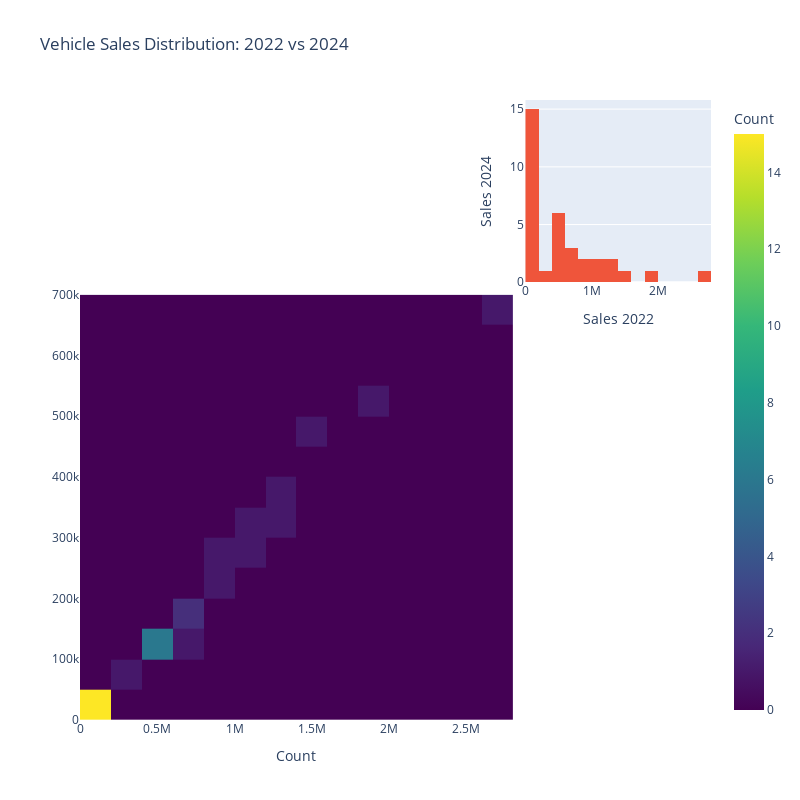

Source (notebook cell):
### Code cell
import plotly.express as px
import plotly.graph_objects as go
from plotly.subplots import make_subplots

# Create the main scatter plot
fig = make_subplots(
  rows=2, cols=2,
  column_widths=[0.7, 0.3],
  row_heights=[0.3, 0.7],
  vertical_spacing=0.02,
  horizontal_spacing=0.02,
  specs=[[None, {"type": "histogram"}],
       [{"type": "histogram2d"}, None]]
)

# Add 2D histogram
fig.add_trace(
  go.Histogram2d(
    x=df_pivot['sales_2022'],
    y=df_pivot['sales_2024'],
    colorscale='Viridis',
    nbinsx=25,
    nbinsy=25,
    colorbar=dict(title='Count')
  ),
  row=2, col=1
)

# Add marginal histograms
fig.add_trace(
  go.Histogram(x=df_pivot['sales_2022'], nbinsx=25),
  row=1, col=2
)

# Update layout
fig.update_layout(
  title='Vehicle Sales Distribution: 2022 vs 2024',
  showlegend=False,
  width=800,
  height=800,
  xaxis=dict(title='Sales 2022'),
  xaxis2=dict(title='Count'),
  yaxis=dict(title='Sales 2024')
)

fig.show()

### Figure 1 — Plotly figure (JSON) as saved in the notebook; plotly's stock layout.template omitted (floating-point values rounded to 4 significant figures)
{"data": [{"colorbar": {"title": {"text": "Count"}}, "colorscale": [[0, "#440154"], [0.1111, "#482878"], [0.2222, "#3e4989"], [0.3333, "#31688e"], [0.4444, "#26828e"], [0.5556, "#1f9e89"], [0.6667, "#35b779"], [0.7778, "#6ece58"], [0.8889, "#b5de2b"], [1, "#fde725"]], "nbinsx": 25, "nbinsy": 25, "type": "histogram2d", "x": [6373, 704776, 23240, 431543, 973626, 46750, 416058, 14247, 511642, 62394, 1320919, 605720, 104735, 135971, 443518, 1251987, 695559, 4421, 1171121, 1951224, 51914, 30244, 24207, 14176, 549339, 48208, 492701, 1016474, 9669, 1502836, 41610, 2600645, 203020, 900429], "xaxis": "x2", "y": [1908, 189146, 6800, 146247, 273060, 7867, 133971, 4006, 142562, 16814, 339069, 196523, 28964, 29411, 114848, 379658, 127547, 307, 313335, 534503, 5747, 9579, 7282, 5480, 116576, 16301, 143446, 288372, 2568, 463528, 11544, 693452, 52196, 237149], "yaxis": "y2"}, {"nbinsx": 25, "type": "histogram", "x": [6373, 704776, 23240, 431543, 973626, 46750, 416058, 14247, 511642, 62394, 1320919, 605720, 104735, 135971, 443518, 1251987, 695559, 4421, 1171121, 1951224, 51914, 30244, 24207, 14176, 549339, 48208, 492701, 1016474, 9669, 1502836, 41610, 2600645, 203020, 900429], "xaxis": "x", "yaxis": "y"}], "layout": {"height": 800, "showlegend": false, "title": {"text": "Vehicle Sales Distribution: 2022 vs 2024"}, "width": 800, "xaxis": {"anchor": "y", "domain": [0.706, 1], "title": {"text": "Sales 2022"}}, "xaxis2": {"anchor": "y2", "domain": [0, 0.686], "title": {"text": "Count"}}, "yaxis": {"anchor": "x", "domain": [0.706, 1], "title": {"text": "Sales 2024"}}, "yaxis2": {"anchor": "x2", "domain": [0, 0.686]}}}
